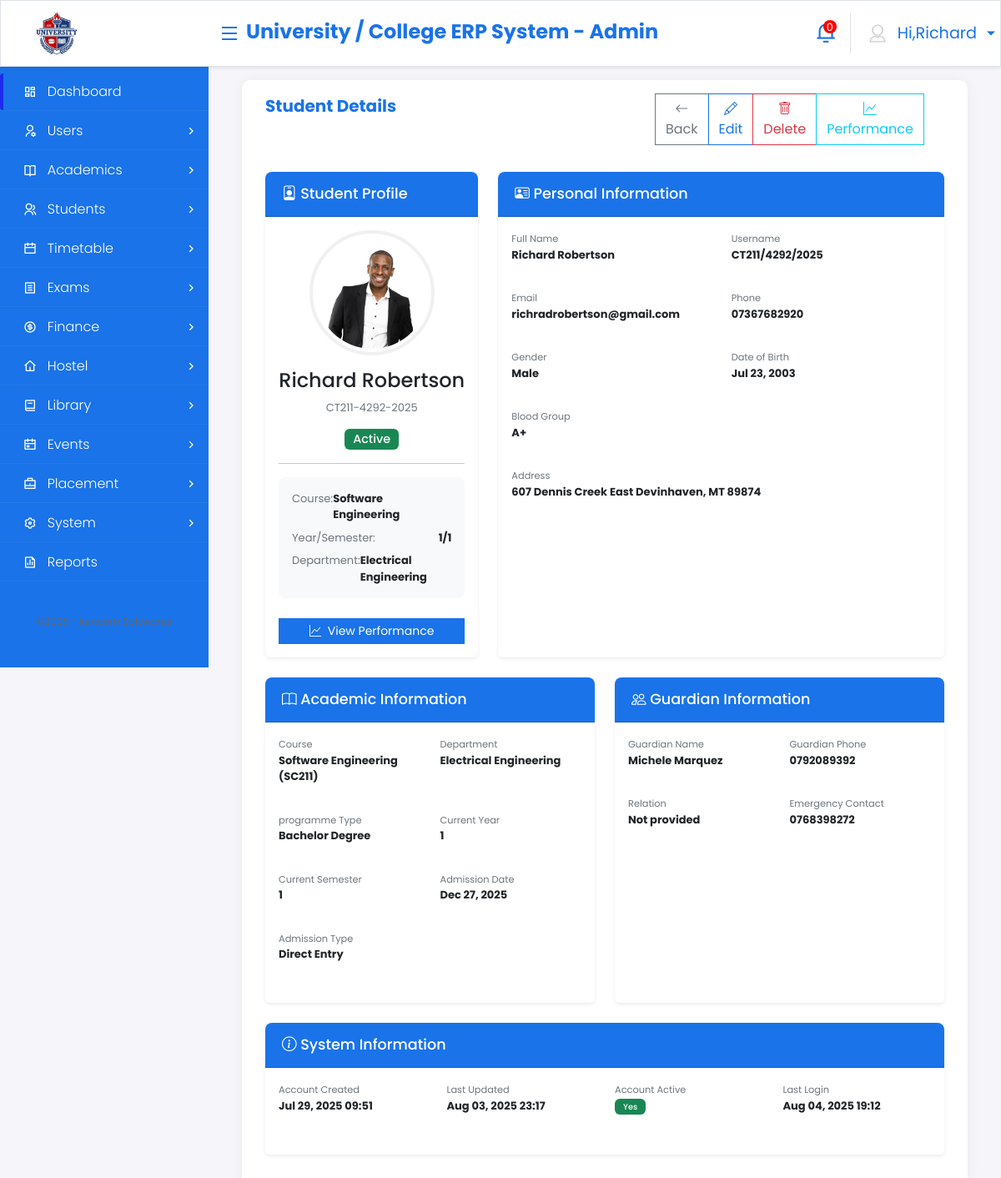
The page /students/CT211-4292-2025/ (signed in) on the database as committed earlier.
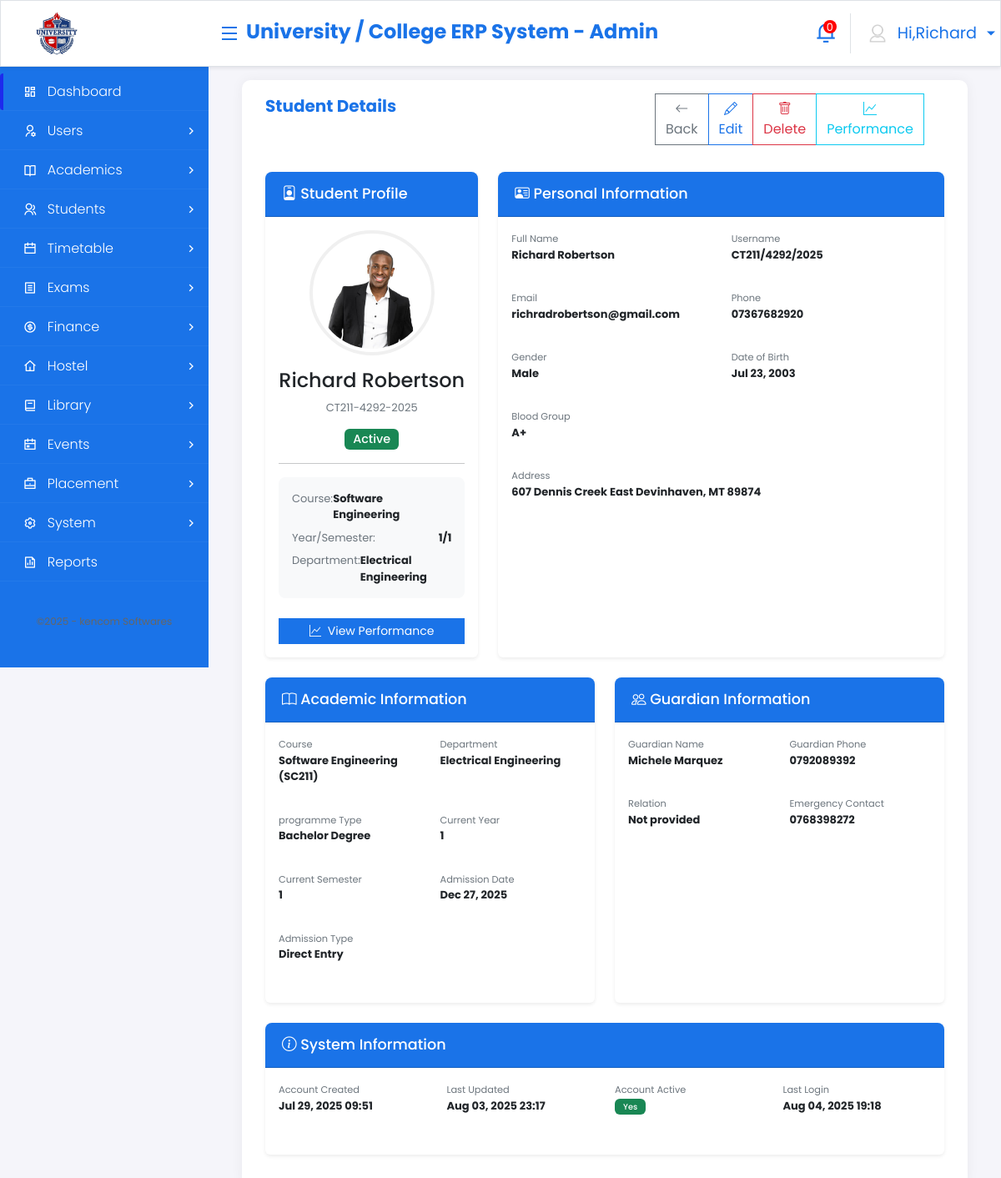
The same page on the database as committed later.
### core_application/models.py (models this page shows, shortened)
class Student(models.Model):
    ADMISSION_TYPES = (
        ('direct', 'Direct Entry'),
        ('mature', 'Mature Entry'),
        ('transfer', 'Transfer'),
        ('international', 'International'),
        ('exchange', 'Exchange Student'),
    )
    STATUS_CHOICES = (
        ('active', 'Active'),
        ('inactive', 'Inactive'),
        ('graduated', 'Graduated'),
        ('deferred', 'Deferred'),
        ('suspended', 'Suspended'),
        ('discontinued', 'Discontinued'),
        ('expelled', 'Expelled'),
        ('on_leave', 'On Academic Leave'),
    )
    SPONSOR_TYPES = (
        ('government', 'Government Sponsored'),
        ('self', 'Self Sponsored'),
        ('employer', 'Employer Sponsored'),
        ('scholarship', 'Scholarship'),
        ('bursary', 'Bursary'),
        ('loan', 'Student Loan'),
    )
    user = models.OneToOneField(User, on_delete=models.CASCADE, related_name='student_profile')
    student_id = models.CharField(max_length=20, unique=True, help_text="University student ID number")
    programme = models.ForeignKey(Programme, on_delete=models.CASCADE, related_name='students')
    current_year = models.IntegerField(validators=[MinValueValidator(1), MaxValueValidator(8)])
    current_semester = models.IntegerField(validators=[MinValueValidator(1), MaxValueValidator(3)])
    admission_date = models.DateField()
    admission_type = models.CharField(max_length=20, choices=ADMISSION_TYPES, default='direct')
    sponsor_type = models.CharField(max_length=20, choices=SPONSOR_TYPES, default='government')
    status = models.CharField(max_length=20, choices=STATUS_CHOICES, default='active')
    entry_qualification = models.CharField(max_length=100, help_text="e.g., KCSE, A-Level, Diploma")
    entry_points = models.DecimalField(max_digits=5, decimal_places=2, null=True, blank=True)
    expected_graduation_date = models.DateField(null=True, blank=True)
    cumulative_gpa = models.DecimalField(max_digits=3, decimal_places=2, null=True, blank=True)
    total_credit_hours = models.IntegerField(default=0)
    guardian_name = models.CharField(max_length=100)
    guardian_phone = models.CharField(max_length=15)
    guardian_relationship = models.CharField(max_length=50)
    guardian_address = models.TextField()
    emergency_contact = models.CharField(max_length=15)
    blood_group = models.CharField(max_length=5, blank=True)
    medical_conditions = models.TextField(blank=True)
    accommodation_type = models.CharField(max_length=50, blank=True, help_text="On-campus/Off-campus")

class User(AbstractUser):
    GENDER_CHOICES = (
        ('male', 'Male'),
        ('female', 'Female'),
        ('other', 'Other'),
    )
    USER_TYPES = (
        ('admin', 'Admin'),
        ('student', 'Student'),
        ('lecturer', 'Lecturer'),
        ('professor', 'Professor'),
        ('staff', 'Staff'),
        ('registrar', 'Registrar'),
        ('dean', 'Dean'),
        ('hod', 'Head of Department'),
    )
    username = models.CharField(
        max_length=150,
        unique=True,
        validators=[
            RegexValidator(
                regex=r'^[\w.@+\-/]+$',
                message="Username can contain letters, numbers, @, ., +, -, _, and / characters only."
            )
        ],
        help_text="Required. 150 characters or fewer. Letters, digits and @/./+/-/_/ allowed."
    )
    user_type = models.CharField(max_length=20, choices=USER_TYPES)
    phone = models.CharField(max_length=15, blank=True)
    address = models.TextField(blank=True)
    gender = models.CharField(max_length=10, choices=GENDER_CHOICES, blank=True)
    date_of_birth = models.DateField(null=True, blank=True)
    profile_picture = models.ImageField(upload_to='profiles/', null=True, blank=True)
    national_id = models.CharField(max_length=20, unique=True, null=True, blank=True)
    is_active = models.BooleanField(default=True)
    created_at = models.DateTimeField(auto_now_add=True)
    updated_at = models.DateTimeField(auto_now=True)

class Programme(models.Model):
    PROGRAMME_TYPES = (
        ('bachelor', 'Bachelor Degree'),
        ('master', 'Master Degree'),
        ('phd', 'PhD'),
        ('diploma', 'Diploma'),
        ('certificate', 'Certificate'),
        ('postgraduate_diploma', 'Postgraduate Diploma'),
    )
    PROGRAMME_MODES = (
        ('full_time', 'Full Time'),
        ('part_time', 'Part Time'),
        ('distance_learning', 'Distance Learning'),
        ('online', 'Online'),
        ('evening', 'Evening'),
        ('weekend', 'Weekend'),
    )
    name = models.CharField(max_length=150)
    code = models.CharField(max_length=15, unique=True)
    programme_type = models.CharField(max_length=25, choices=PROGRAMME_TYPES)
    study_mode = models.CharField(max_length=20, choices=PROGRAMME_MODES, default='full_time')
    department = models.ForeignKey(Department, on_delete=models.CASCADE, related_name='programmes')
    faculty = models.ForeignKey(Faculty, on_delete=models.CASCADE, related_name='programmes')
    duration_years = models.IntegerField(validators=[MinValueValidator(1), MaxValueValidator(8)])
    semesters_per_year = models.IntegerField(validators=[MinValueValidator(2), MaxValueValidator(3)], default=2)
    total_semesters = models.IntegerField(validators=[MinValueValidator(2), MaxValueValidator(24)])
    credit_hours_required = models.IntegerField(validators=[MinValueValidator(60), MaxValueValidator(300)])
    description = models.TextField(blank=True)
    entry_requirements = models.TextField()
    career_prospects = models.TextField(blank=True)
    is_active = models.BooleanField(default=True)
    created_at = models.DateTimeField(auto_now_add=True)

class Department(models.Model):
    name = models.CharField(max_length=100)
    code = models.CharField(max_length=10, unique=True)
    faculty = models.ForeignKey(Faculty, on_delete=models.CASCADE, related_name='departments')
    head_of_department = models.ForeignKey(User, on_delete=models.SET_NULL, null=True, blank=True, related_name='headed_departments')
    description = models.TextField(blank=True)
    established_date = models.DateField()
    is_active = models.BooleanField(default=True)

### core_application/views.py (the view)
# urls.py: path('students/<str:student_id>/', views.student_detail, name='student_detail'),
@login_required
def student_detail(request, student_id):
    student = get_object_or_404(
        Student.objects.select_related(
            'user', 'programme', 'programme__department'
        ),
        student_id=student_id
    )
    context = {
        'student': student,
    }
    return render(request, 'admin/students/student_detail.html', context)

### templates/admin/students/student_detail.html (shortened to what the changed rows need)
{% extends 'admin_base.html' %}
{% load static %}
{% block content %}
<div class="container onprintContainer">
    <div class="row p-3">
        <div class="col-md-4 mb-4">
            <div class="card shadow-sm h-100">
                <div class="card-body text-center">
                    <div class="profile-picture-container mb-3">
                        {% if student.user.profile_picture %}
                            <img src="{{ student.user.profile_picture.url }}"
                                 class="profile-picture img-thumbnail rounded-circle"
                                 alt="Profile Picture">
                        {% else %}
                            <div class="profile-picture-placeholder rounded-circle d-flex align-items-center justify-content-center">
                                <i class="bi bi-person-fill" style="font-size: 3rem;"></i>
                            </div>
                        {% endif %}
                    </div>
                    <h4 class="mb-2">{{ student.user.get_full_name }}</h4>
                    <p class="text-muted mb-3">{{ student.student_id }}</p>
                    <div class="student-status mb-3">
                        <span class="badge status-badge bg-{% if student.status == 'active' %}success{% elif student.status == 'suspended' %}warning text-dark{% else %}danger{% endif %}">
                            {{ student.get_status_display }}
                        </span>
                    </div>
                    <hr class="my-3">
                    <div class="quick-info text-start">
                        <div class="d-flex justify-content-between mb-2">
                            <span class="text-muted">Course:</span>
                            <span class="fw-bold">{{ student.programme.name }}</span>
                        </div>
                        <div class="d-flex justify-content-between mb-2">
                            <span class="text-muted">Year/Semester:</span>
                            <span class="fw-bold">{{ student.current_year }}/{{ student.current_semester }}</span>
                        </div>
                        <div class="d-flex justify-content-between">
                            <span class="text-muted">Department:</span>
                            <span class="fw-bold">{{ student.programme.department.name }}</span>
                        </div>
                    </div>
                    <div class="mt-4">
                        <a href="{% url 'student_performance' student.student_id %}" class="btn btn-primary btn-sm w-100">
                        </a>
                    </div>
                </div>
            </div>
        </div>
        <div class="col-md-8 mb-4">
            <div class="card shadow-sm h-100">
                <div class="card-body">
                    <div class="row">
                        <div class="col-md-6 mb-3">
                            <label class="small text-muted">Full Name</label>
                            <p class="fw-bold">{{ student.user.get_full_name }}</p>
                        </div>
                        <div class="col-md-6 mb-3">
                            <label class="small text-muted">Username</label>
                            <p class="fw-bold">{{ student.user.username }}</p>
                        </div>
                        <div class="col-md-6 mb-3">
                            <label class="small text-muted">Email</label>
                            <p class="fw-bold">{{ student.user.email|default:"Not provided" }}</p>
                        </div>
                        <div class="col-md-6 mb-3">
                            <label class="small text-muted">Phone</label>
                            <p class="fw-bold">{{ student.user.phone|default:"Not provided" }}</p>
                        </div>
                        <div class="col-md-6 mb-3">
                            <label class="small text-muted">Gender</label>
                            <p class="fw-bold">{{ student.user.get_gender_display|default:"Not specified" }}</p>
                        </div>
                        <div class="col-md-6 mb-3">
                            <label class="small text-muted">Date of Birth</label>
                            <p class="fw-bold">{{ student.user.date_of_birth|date:"M d, Y"|default:"Not provided" }}</p>
                        </div>
                        <div class="col-md-6 mb-3">
                            <label class="small text-muted">Blood Group</label>
                            <p class="fw-bold">{{ student.blood_group|default:"Not provided" }}</p>
                        </div>
                        <div class="col-12 mb-3">
                            <label class="small text-muted">Address</label>
                            <p class="fw-bold">{{ student.user.address|default:"Not provided" }}</p>
                        </div>
                    </div>
                </div>
            </div>
        </div>
        <div class="col-md-6 mb-4">
            <div class="card shadow-sm h-100">
                <div class="card-body">
                    <div class="row">
                        <div class="col-md-6 mb-3">
                            <label class="small text-muted">Course</label>
                            <p class="fw-bold">{{ student.programme.name }} ({{ student.programme.code }})</p>
                        </div>
                        <div class="col-md-6 mb-3">
                            <label class="small text-muted">Department</label>
                            <p class="fw-bold">{{ student.programme.department.name }}</p>
                        </div>
                        <div class="col-md-6 mb-3">
                            <label class="small text-muted">programme Type</label>
                            <p class="fw-bold">{{ student.programme.get_programme_type_display }}</p>
                        </div>
                        <div class="col-md-6 mb-3">
                            <label class="small text-muted">Current Year</label>
                            <p class="fw-bold">{{ student.current_year }}</p>
                        </div>
                        <div class="col-md-6 mb-3">
                            <label class="small text-muted">Current Semester</label>
                            <p class="fw-bold">{{ student.current_semester }}</p>
                        </div>
                        <div class="col-md-6 mb-3">
                            <label class="small text-muted">Admission Date</label>
                            <p class="fw-bold">{{ student.admission_date|date:"M d, Y" }}</p>
                        </div>
                        <div class="col-md-6 mb-3">
                            <label class="small text-muted">Admission Type</label>
                            <p class="fw-bold">{{ student.get_admission_type_display }}</p>
                        </div>
                    </div>
                </div>
            </div>
        </div>
        <div class="col-md-6 mb-4">
            <div class="card shadow-sm h-100">
                <div class="card-body">
                    <div class="row">
                        <div class="col-md-6 mb-3">
                            <label class="small text-muted">Guardian Name</label>
                            <p class="fw-bold">{{ student.guardian_name|default:"Not provided" }}</p>
                        </div>
                        <div class="col-md-6 mb-3">
                            <label class="small text-muted">Guardian Phone</label>
                            <p class="fw-bold">{{ student.guardian_phone|default:"Not provided" }}</p>
                        </div>
                        <div class="col-md-6 mb-3">
                            <label class="small text-muted">Emergency Contact</label>
                            <p class="fw-bold">{{ student.emergency_contact|default:"Not provided" }}</p>
                        </div>
                    </div>
                </div>
            </div>
        </div>
        <div class="col-md-12 mb-4">
            <div class="card shadow-sm">
                <div class="card-body">
                    <div class="row">
                        <div class="col-md-3 mb-3">
                            <label class="small text-muted">Account Created</label>
                            <p class="fw-bold">{{ student.user.created_at|date:"M d, Y H:i" }}</p>
                        </div>
                        <div class="col-md-3 mb-3">
                            <label class="small text-muted">Last Updated</label>
                            <p class="fw-bold">{{ student.user.updated_at|date:"M d, Y H:i" }}</p>
                        </div>
                        <div class="col-md-3 mb-3">
                            <p class="fw-bold">
                                <span class="badge bg-{% if student.user.is_active %}success{% else %}danger{% endif %}">
                                    {{ student.user.is_active|yesno:"Yes,No" }}
                                </span>
                            </p>
                        </div>
                        <div class="col-md-3 mb-3">
                            <label class="small text-muted">Last Login</label>
                            <p class="fw-bold">{{ student.user.last_login|date:"M d, Y H:i"|default:"Never logged in" }}</p>
                        </div>
                    </div>
                </div>
            </div>
        </div>
    </div>
</div>
{% endblock %}

Rows that differ between the two databases and show on the page:
changed through a linked row, Student "Active": user.last_login "Aug 04, 2025 19:12" → "Aug 04, 2025 19:18"
